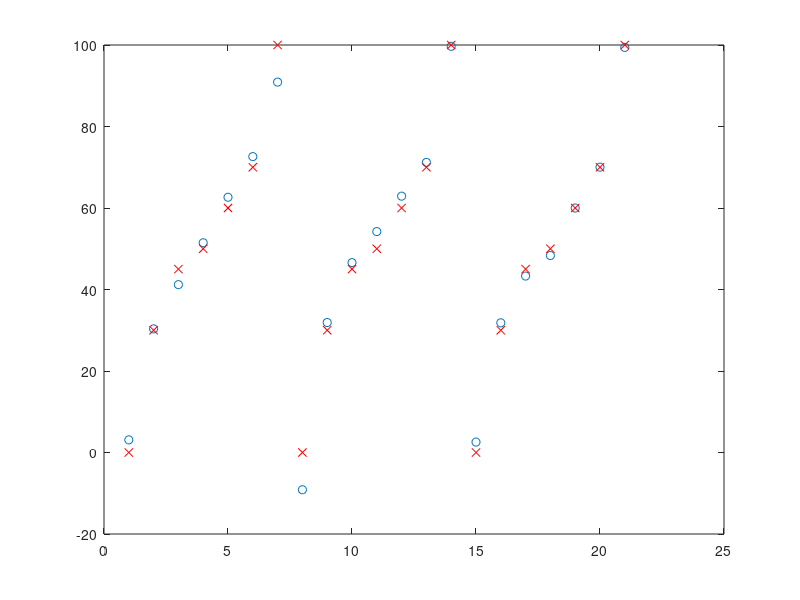

Here is the MATLAB script that generated this plot:
%PA calibration global background
%2	100	1258.357143	944.5017007;...
%mmax = 40000 for kVp=39, 7000 for 26kVp [5 5] median filter
%{
2	0	13168.52459	11354.40028;...
2	30	15110.30631	12769.56348;...
2	45	16065.64167	13451.33716;...
2	50	16451.71254	13701.79529;...
2	60	17207.39914	14211.64354;...
2	70	17807.63883	14616.97336;...
2	100	19951.97482	16117.87807;...
3	0	18933.50357	15723.61029;...
3	30	21617.61982	17485.31041;...
3	45	22919.00669	18323.64402;...
3	50	23448.59117	18628.92633;...
3	60	24529.87476	19295.27214;...
3	70	25412.1347	19826.12705;...
3	100	28399.14472	21656.99654;...
%}
Data=[...
3	0	18933.50357	15723.61029;...
3	30	21617.61982	17485.31041;...
3	45	22919.00669	18323.64402;...
3	50	23448.59117	18628.92633;...
3	60	24529.87476	19295.27214;...
3	70	25412.1347	19826.12705;...
3	100	28399.14472	21656.99654;...
4	0	24975.5472	20102.15636;...
4	30	28385.15721	22060.54727;...
4	45	29994.05043	22992.23388;...
4	50	30625.36127	23335.64076;...
4	60	31996.11383	24139.53309;...
4	70	33111.1562	24772.25924;...
4	100	36794.99124	26788.58438;...
5	0	30222.22965	24175.11483;...
5	30	34123.13197	26479.6453;...
5	45	35930.76161	27434.5003;...
5	50	36644.66897	27839.31649;...
5	60	38239.12843	28763.55513;...
5	70	39533.87355	29527.60771;...
5	100	43881.39594	31882.16277;...
];

Data(:,3)=Data(:,3)/1000;
Data(:,4)=Data(:,4)/1000;
Data(:,3)=Data(:,3)./Data(:,4);
B=[Data(:,1) Data(:,2)];
A=[ones(size(Data,1),1) Data(:,3) Data(:,4) Data(:,3).^2 Data(:,4).^2 Data(:,3).*Data(:,4)];
X=A\B

Result=A*X
figure;plot(Result(:,2),'o');hold on;
plot(Data(:,2),'rx');

dev_thickness = (sum((Data(:,1)-Result(:,1)).^2)./size(Data,1)).^0.5
dev_density = (sum((Data(:,2)-Result(:,2)).^2)./size(Data,1)).^0.5
%dev = (sum((Data(:,2)-Result(:,2)).^2)./size(Data,1)).^0.5
;




